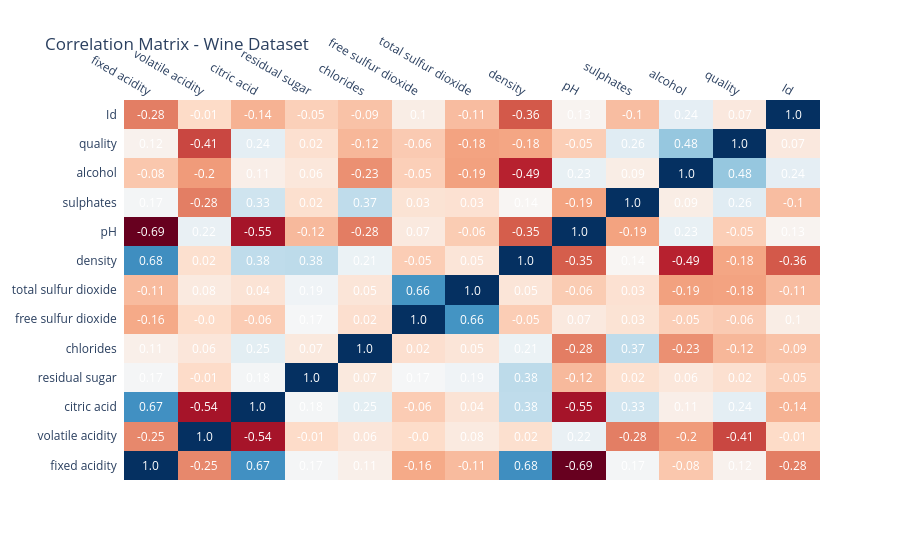

Notebook code cell kept with this figure:
### Code cell
corr = df.corr()

fig = ff.create_annotated_heatmap(
    z=corr.values,
    x=list(corr.columns),
    y=list(corr.index),
    annotation_text=np.round(corr.values,2),
    colorscale="RdBu"
)

fig.update_layout(title="Correlation Matrix - Wine Dataset")
fig.show()

### Figure 1 — Plotly figure (JSON) as saved in the notebook; plotly's stock layout.template omitted (floating-point values rounded to 4 significant figures; data arrays with more than 128 entries replaced by an {"elided": "..."} marker saying what was removed)
{"data": [{"colorscale": [[0, "rgb(103,0,31)"], [0.1, "rgb(178,24,43)"], [0.2, "rgb(214,96,77)"], [0.3, "rgb(244,165,130)"], [0.4, "rgb(253,219,199)"], [0.5, "rgb(247,247,247)"], [0.6, "rgb(209,229,240)"], [0.7, "rgb(146,197,222)"], [0.8, "rgb(67,147,195)"], [0.9, "rgb(33,102,172)"], [1, "rgb(5,48,97)"]], "reversescale": false, "showscale": false, "type": "heatmap", "x": ["fixed acidity", "volatile acidity", "citric acid", "residual sugar", "chlorides", "free sulfur dioxide", "total sulfur dioxide", "density", "pH", "sulphates", "alcohol", "quality", "Id"], "y": ["fixed acidity", "volatile acidity", "citric acid", "residual sugar", "chlorides", "free sulfur dioxide", "total sulfur dioxide", "density", "pH", "sulphates", "alcohol", "quality", "Id"], "z": {"elided": "13x13 float values"}}], "layout": {"annotations": [{"font": {"color": "#FFFFFF"}, "showarrow": false, "text": "1.0", "x": "fixed acidity", "xref": "x", "y": "fixed acidity", "yref": "y"}, {"font": {"color": "#FFFFFF"}, "showarrow": false, "text": "-0.25", "x": "volatile acidity", "xref": "x", "y": "fixed acidity", "yref": "y"}, {"font": {"color": "#FFFFFF"}, "showarrow": false, "text": "0.67", "x": "citric acid", "xref": "x", "y": "fixed acidity", "yref": "y"}, {"font": {"color": "#FFFFFF"}, "showarrow": false, "text": "0.17", "x": "residual sugar", "xref": "x", "y": "fixed acidity", "yref": "y"}, {"font": {"color": "#FFFFFF"}, "showarrow": false, "text": "0.11", "x": "chlorides", "xref": "x", "y": "fixed acidity", "yref": "y"}, {"font": {"color": "#FFFFFF"}, "showarrow": false, "text": "-0.16", "x": "free sulfur dioxide", "xref": "x", "y": "fixed acidity", "yref": "y"}, {"font": {"color": "#FFFFFF"}, "showarrow": false, "text": "-0.11", "x": "total sulfur dioxide", "xref": "x", "y": "fixed acidity", "yref": "y"}, {"font": {"color": "#FFFFFF"}, "showarrow": false, "text": "0.68", "x": "density", "xref": "x", "y": "fixed acidity", "yref": "y"}, {"font": {"color": "#FFFFFF"}, "showarrow": false, "text": "-0.69", "x": "pH", "xref": "x", "y": "fixed acidity", "yref": "y"}, {"font": {"color": "#FFFFFF"}, "showarrow": false, "text": "0.17", "x": "sulphates", "xref": "x", "y": "fixed acidity", "yref": "y"}, {"font": {"color": "#FFFFFF"}, "showarrow": false, "text": "-0.08", "x": "alcohol", "xref": "x", "y": "fixed acidity", "yref": "y"}, {"font": {"color": "#FFFFFF"}, "showarrow": false, "text": "0.12", "x": "quality", "xref": "x", "y": "fixed acidity", "yref": "y"}, {"font": {"color": "#FFFFFF"}, "showarrow": false, "text": "-0.28", "x": "Id", "xref": "x", "y": "fixed acidity", "yref": "y"}, {"font": {"color": "#FFFFFF"}, "showarrow": false, "text": "-0.25", "x": "fixed acidity", "xref": "x", "y": "volatile acidity", "yref": "y"}, {"font": {"color": "#FFFFFF"}, "showarrow": false, "text": "1.0", "x": "volatile acidity", "xref": "x", "y": "volatile acidity", "yref": "y"}, {"font": {"color": "#FFFFFF"}, "showarrow": false, "text": "-0.54", "x": "citric acid", "xref": "x", "y": "volatile acidity", "yref": "y"}, {"font": {"color": "#FFFFFF"}, "showarrow": false, "text": "-0.01", "x": "residual sugar", "xref": "x", "y": "volatile acidity", "yref": "y"}, {"font": {"color": "#FFFFFF"}, "showarrow": false, "text": "0.06", "x": "chlorides", "xref": "x", "y": "volatile acidity", "yref": "y"}, {"font": {"color": "#FFFFFF"}, "showarrow": false, "text": "-0.0", "x": "free sulfur dioxide", "xref": "x", "y": "volatile acidity", "yref": "y"}, {"font": {"color": "#FFFFFF"}, "showarrow": false, "text": "0.08", "x": "total sulfur dioxide", "xref": "x", "y": "volatile acidity", "yref": "y"}, {"font": {"color": "#FFFFFF"}, "showarrow": false, "text": "0.02", "x": "density", "xref": "x", "y": "volatile acidity", "yref": "y"}, {"font": {"color": "#FFFFFF"}, "showarrow": false, "text": "0.22", "x": "pH", "xref": "x", "y": "volatile acidity", "yref": "y"}, {"font": {"color": "#FFFFFF"}, "showarrow": false, "text": "-0.28", "x": "sulphates", "xref": "x", "y": "volatile acidity", "yref": "y"}, {"font": {"color": "#FFFFFF"}, "showarrow": false, "text": "-0.2", "x": "alcohol", "xref": "x", "y": "volatile acidity", "yref": "y"}, {"font": {"color": "#FFFFFF"}, "showarrow": false, "text": "-0.41", "x": "quality", "xref": "x", "y": "volatile acidity", "yref": "y"}, {"font": {"color": "#FFFFFF"}, "showarrow": false, "text": "-0.01", "x": "Id", "xref": "x", "y": "volatile acidity", "yref": "y"}, {"font": {"color": "#FFFFFF"}, "showarrow": false, "text": "0.67", "x": "fixed acidity", "xref": "x", "y": "citric acid", "yref": "y"}, {"font": {"color": "#FFFFFF"}, "showarrow": false, "text": "-0.54", "x": "volatile acidity", "xref": "x", "y": "citric acid", "yref": "y"}, {"font": {"color": "#FFFFFF"}, "showarrow": false, "text": "1.0", "x": "citric acid", "xref": "x", "y": "citric acid", "yref": "y"}, {"font": {"color": "#FFFFFF"}, "showarrow": false, "text": "0.18", "x": "residual sugar", "xref": "x", "y": "citric acid", "yref": "y"}, {"font": {"color": "#FFFFFF"}, "showarrow": false, "text": "0.25", "x": "chlorides", "xref": "x", "y": "citric acid", "yref": "y"}, {"font": {"color": "#FFFFFF"}, "showarrow": false, "text": "-0.06", "x": "free sulfur dioxide", "xref": "x", "y": "citric acid", "yref": "y"}, {"font": {"color": "#FFFFFF"}, "showarrow": false, "text": "0.04", "x": "total sulfur dioxide", "xref": "x", "y": "citric acid", "yref": "y"}, {"font": {"color": "#FFFFFF"}, "showarrow": false, "text": "0.38", "x": "density", "xref": "x", "y": "citric acid", "yref": "y"}, {"font": {"color": "#FFFFFF"}, "showarrow": false, "text": "-0.55", "x": "pH", "xref": "x", "y": "citric acid", "yref": "y"}, {"font": {"color": "#FFFFFF"}, "showarrow": false, "text": "0.33", "x": "sulphates", "xref": "x", "y": "citric acid", "yref": "y"}, {"font": {"color": "#FFFFFF"}, "showarrow": false, "text": "0.11", "x": "alcohol", "xref": "x", "y": "citric acid", "yref": "y"}, {"font": {"color": "#FFFFFF"}, "showarrow": false, "text": "0.24", "x": "quality", "xref": "x", "y": "citric acid", "yref": "y"}, {"font": {"color": "#FFFFFF"}, "showarrow": false, "text": "-0.14", "x": "Id", "xref": "x", "y": "citric acid", "yref": "y"}, {"font": {"color": "#FFFFFF"}, "showarrow": false, "text": "0.17", "x": "fixed acidity", "xref": "x", "y": "residual sugar", "yref": "y"}, {"font": {"color": "#FFFFFF"}, "showarrow": false, "text": "-0.01", "x": "volatile acidity", "xref": "x", "y": "residual sugar", "yref": "y"}, {"font": {"color": "#FFFFFF"}, "showarrow": false, "text": "0.18", "x": "citric acid", "xref": "x", "y": "residual sugar", "yref": "y"}, {"font": {"color": "#FFFFFF"}, "showarrow": false, "text": "1.0", "x": "residual sugar", "xref": "x", "y": "residual sugar", "yref": "y"}, {"font": {"color": "#FFFFFF"}, "showarrow": false, "text": "0.07", "x": "chlorides", "xref": "x", "y": "residual sugar", "yref": "y"}, {"font": {"color": "#FFFFFF"}, "showarrow": false, "text": "0.17", "x": "free sulfur dioxide", "xref": "x", "y": "residual sugar", "yref": "y"}, {"font": {"color": "#FFFFFF"}, "showarrow": false, "text": "0.19", "x": "total sulfur dioxide", "xref": "x", "y": "residual sugar", "yref": "y"}, {"font": {"color": "#FFFFFF"}, "showarrow": false, "text": "0.38", "x": "density", "xref": "x", "y": "residual sugar", "yref": "y"}, {"font": {"color": "#FFFFFF"}, "showarrow": false, "text": "-0.12", "x": "pH", "xref": "x", "y": "residual sugar", "yref": "y"}, {"font": {"color": "#FFFFFF"}, "showarrow": false, "text": "0.02", "x": "sulphates", "xref": "x", "y": "residual sugar", "yref": "y"}, {"font": {"color": "#FFFFFF"}, "showarrow": false, "text": "0.06", "x": "alcohol", "xref": "x", "y": "residual sugar", "yref": "y"}, {"font": {"color": "#FFFFFF"}, "showarrow": false, "text": "0.02", "x": "quality", "xref": "x", "y": "residual sugar", "yref": "y"}, {"font": {"color": "#FFFFFF"}, "showarrow": false, "text": "-0.05", "x": "Id", "xref": "x", "y": "residual sugar", "yref": "y"}, {"font": {"color": "#FFFFFF"}, "showarrow": false, "text": "0.11", "x": "fixed acidity", "xref": "x", "y": "chlorides", "yref": "y"}, {"font": {"color": "#FFFFFF"}, "showarrow": false, "text": "0.06", "x": "volatile acidity", "xref": "x", "y": "chlorides", "yref": "y"}, {"font": {"color": "#FFFFFF"}, "showarrow": false, "text": "0.25", "x": "citric acid", "xref": "x", "y": "chlorides", "yref": "y"}, {"font": {"color": "#FFFFFF"}, "showarrow": false, "text": "0.07", "x": "residual sugar", "xref": "x", "y": "chlorides", "yref": "y"}, {"font": {"color": "#FFFFFF"}, "showarrow": false, "text": "1.0", "x": "chlorides", "xref": "x", "y": "chlorides", "yref": "y"}, {"font": {"color": "#FFFFFF"}, "showarrow": false, "text": "0.02", "x": "free sulfur dioxide", "xref": "x", "y": "chlorides", "yref": "y"}, {"font": {"color": "#FFFFFF"}, "showarrow": false, "text": "0.05", "x": "total sulfur dioxide", "xref": "x", "y": "chlorides", "yref": "y"}, {"font": {"color": "#FFFFFF"}, "showarrow": false, "text": "0.21", "x": "density", "xref": "x", "y": "chlorides", "yref": "y"}, {"font": {"color": "#FFFFFF"}, "showarrow": false, "text": "-0.28", "x": "pH", "xref": "x", "y": "chlorides", "yref": "y"}, {"font": {"color": "#FFFFFF"}, "showarrow": false, "text": "0.37", "x": "sulphates", "xref": "x", "y": "chlorides", "yref": "y"}, {"font": {"color": "#FFFFFF"}, "showarrow": false, "text": "-0.23", "x": "alcohol", "xref": "x", "y": "chlorides", "yref": "y"}, {"font": {"color": "#FFFFFF"}, "showarrow": false, "text": "-0.12", "x": "quality", "xref": "x", "y": "chlorides", "yref": "y"}, {"font": {"color": "#FFFFFF"}, "showarrow": false, "text": "-0.09", "x": "Id", "xref": "x", "y": "chlorides", "yref": "y"}, {"font": {"color": "#FFFFFF"}, "showarrow": false, "text": "-0.16", "x": "fixed acidity", "xref": "x", "y": "free sulfur dioxide", "yref": "y"}, {"font": {"color": "#FFFFFF"}, "showarrow": false, "text": "-0.0", "x": "volatile acidity", "xref": "x", "y": "free sulfur dioxide", "yref": "y"}, {"font": {"color": "#FFFFFF"}, "showarrow": false, "text": "-0.06", "x": "citric acid", "xref": "x", "y": "free sulfur dioxide", "yref": "y"}, {"font": {"color": "#FFFFFF"}, "showarrow": false, "text": "0.17", "x": "residual sugar", "xref": "x", "y": "free sulfur dioxide", "yref": "y"}, {"font": {"color": "#FFFFFF"}, "showarrow": false, "text": "0.02", "x": "chlorides", "xref": "x", "y": "free sulfur dioxide", "yref": "y"}, {"font": {"color": "#FFFFFF"}, "showarrow": false, "text": "1.0", "x": "free sulfur dioxide", "xref": "x", "y": "free sulfur dioxide", "yref": "y"}, {"font": {"color": "#FFFFFF"}, "showarrow": false, "text": "0.66", "x": "total sulfur dioxide", "xref": "x", "y": "free sulfur dioxide", "yref": "y"}, {"font": {"color": "#FFFFFF"}, "showarrow": false, "text": "-0.05", "x": "density", "xref": "x", "y": "free sulfur dioxide", "yref": "y"}, {"font": {"color": "#FFFFFF"}, "showarrow": false, "text": "0.07", "x": "pH", "xref": "x", "y": "free sulfur dioxide", "yref": "y"}, {"font": {"color": "#FFFFFF"}, "showarrow": false, "text": "0.03", "x": "sulphates", "xref": "x", "y": "free sulfur dioxide", "yref": "y"}, {"font": {"color": "#FFFFFF"}, "showarrow": false, "text": "-0.05", "x": "alcohol", "xref": "x", "y": "free sulfur dioxide", "yref": "y"}, {"font": {"color": "#FFFFFF"}, "showarrow": false, "text": "-0.06", "x": "quality", "xref": "x", "y": "free sulfur dioxide", "yref": "y"}, {"font": {"color": "#FFFFFF"}, "showarrow": false, "text": "0.1", "x": "Id", "xref": "x", "y": "free sulfur dioxide", "yref": "y"}, {"font": {"color": "#FFFFFF"}, "showarrow": false, "text": "-0.11", "x": "fixed acidity", "xref": "x", "y": "total sulfur dioxide", "yref": "y"}, {"font": {"color": "#FFFFFF"}, "showarrow": false, "text": "0.08", "x": "volatile acidity", "xref": "x", "y": "total sulfur dioxide", "yref": "y"}, {"font": {"color": "#FFFFFF"}, "showarrow": false, "text": "0.04", "x": "citric acid", "xref": "x", "y": "total sulfur dioxide", "yref": "y"}, {"font": {"color": "#FFFFFF"}, "showarrow": false, "text": "0.19", "x": "residual sugar", "xref": "x", "y": "total sulfur dioxide", "yref": "y"}, {"font": {"color": "#FFFFFF"}, "showarrow": false, "text": "0.05", "x": "chlorides", "xref": "x", "y": "total sulfur dioxide", "yref": "y"}, {"font": {"color": "#FFFFFF"}, "showarrow": false, "text": "0.66", "x": "free sulfur dioxide", "xref": "x", "y": "total sulfur dioxide", "yref": "y"}, {"font": {"color": "#FFFFFF"}, "showarrow": false, "text": "1.0", "x": "total sulfur dioxide", "xref": "x", "y": "total sulfur dioxide", "yref": "y"}, {"font": {"color": "#FFFFFF"}, "showarrow": false, "text": "0.05", "x": "density", "xref": "x", "y": "total sulfur dioxide", "yref": "y"}, {"font": {"color": "#FFFFFF"}, "showarrow": false, "text": "-0.06", "x": "pH", "xref": "x", "y": "total sulfur dioxide", "yref": "y"}, {"font": {"color": "#FFFFFF"}, "showarrow": false, "text": "0.03", "x": "sulphates", "xref": "x", "y": "total sulfur dioxide", "yref": "y"}, {"font": {"color": "#FFFFFF"}, "showarrow": false, "text": "-0.19", "x": "alcohol", "xref": "x", "y": "total sulfur dioxide", "yref": "y"}, {"font": {"color": "#FFFFFF"}, "showarrow": false, "text": "-0.18", "x": "quality", "xref": "x", "y": "total sulfur dioxide", "yref": "y"}, {"font": {"color": "#FFFFFF"}, "showarrow": false, "text": "-0.11", "x": "Id", "xref": "x", "y": "total sulfur dioxide", "yref": "y"}, {"font": {"color": "#FFFFFF"}, "showarrow": false, "text": "0.68", "x": "fixed acidity", "xref": "x", "y": "density", "yref": "y"}, {"font": {"color": "#FFFFFF"}, "showarrow": false, "text": "0.02", "x": "volatile acidity", "xref": "x", "y": "density", "yref": "y"}, {"font": {"color": "#FFFFFF"}, "showarrow": false, "text": "0.38", "x": "citric acid", "xref": "x", "y": "density", "yref": "y"}, {"font": {"color": "#FFFFFF"}, "showarrow": false, "text": "0.38", "x": "residual sugar", "xref": "x", "y": "density", "yref": "y"}, {"font": {"color": "#FFFFFF"}, "showarrow": false, "text": "0.21", "x": "chlorides", "xref": "x", "y": "density", "yref": "y"}, {"font": {"color": "#FFFFFF"}, "showarrow": false, "text": "-0.05", "x": "free sulfur dioxide", "xref": "x", "y": "density", "yref": "y"}, {"font": {"color": "#FFFFFF"}, "showarrow": false, "text": "0.05", "x": "total sulfur dioxide", "xref": "x", "y": "density", "yref": "y"}, {"font": {"color": "#FFFFFF"}, "showarrow": false, "text": "1.0", "x": "density", "xref": "x", "y": "density", "yref": "y"}, {"font": {"color": "#FFFFFF"}, "showarrow": false, "text": "-0.35", "x": "pH", "xref": "x", "y": "density", "yref": "y"}, {"font": {"color": "#FFFFFF"}, "showarrow": false, "text": "0.14", "x": "sulphates", "xref": "x", "y": "density", "yref": "y"}, {"font": {"color": "#FFFFFF"}, "showarrow": false, "text": "-0.49", "x": "alcohol", "xref": "x", "y": "density", "yref": "y"}, {"font": {"color": "#FFFFFF"}, "showarrow": false, "text": "-0.18", "x": "quality", "xref": "x", "y": "density", "yref": "y"}, {"font": {"color": "#FFFFFF"}, "showarrow": false, "text": "-0.36", "x": "Id", "xref": "x", "y": "density", "yref": "y"}, {"font": {"color": "#FFFFFF"}, "showarrow": false, "text": "-0.69", "x": "fixed acidity", "xref": "x", "y": "pH", "yref": "y"}, {"font": {"color": "#FFFFFF"}, "showarrow": false, "text": "0.22", "x": "volatile acidity", "xref": "x", "y": "pH", "yref": "y"}, {"font": {"color": "#FFFFFF"}, "showarrow": false, "text": "-0.55", "x": "citric acid", "xref": "x", "y": "pH", "yref": "y"}, {"font": {"color": "#FFFFFF"}, "showarrow": false, "text": "-0.12", "x": "residual sugar", "xref": "x", "y": "pH", "yref": "y"}, {"font": {"color": "#FFFFFF"}, "showarrow": false, "text": "-0.28", "x": "chlorides", "xref": "x", "y": "pH", "yref": "y"}, {"font": {"color": "#FFFFFF"}, "showarrow": false, "text": "0.07", "x": "free sulfur dioxide", "xref": "x", "y": "pH", "yref": "y"}, {"font": {"color": "#FFFFFF"}, "showarrow": false, "text": "-0.06", "x": "total sulfur dioxide", "xref": "x", "y": "pH", "yref": "y"}, {"font": {"color": "#FFFFFF"}, "showarrow": false, "text": "-0.35", "x": "density", "xref": "x", "y": "pH", "yref": "y"}, {"font": {"color": "#FFFFFF"}, "showarrow": false, "text": "1.0", "x": "pH", "xref": "x", "y": "pH", "yref": "y"}, {"font": {"color": "#FFFFFF"}, "showarrow": false, "text": "-0.19", "x": "sulphates", "xref": "x", "y": "pH", "yref": "y"}, {"font": {"color": "#FFFFFF"}, "showarrow": false, "text": "0.23", "x": "alcohol", "xref": "x", "y": "pH", "yref": "y"}, {"font": {"color": "#FFFFFF"}, "showarrow": false, "text": "-0.05", "x": "quality", "xref": "x", "y": "pH", "yref": "y"}, {"font": {"color": "#FFFFFF"}, "showarrow": false, "text": "0.13", "x": "Id", "xref": "x", "y": "pH", "yref": "y"}, {"font": {"color": "#FFFFFF"}, "showarrow": false, "text": "0.17", "x": "fixed acidity", "xref": "x", "y": "sulphates", "yref": "y"}, {"font": {"color": "#FFFFFF"}, "showarrow": false, "text": "-0.28", "x": "volatile acidity", "xref": "x", "y": "sulphates", "yref": "y"}, {"font": {"color": "#FFFFFF"}, "showarrow": false, "text": "0.33", "x": "citric acid", "xref": "x", "y": "sulphates", "yref": "y"}, {"font": {"color": "#FFFFFF"}, "showarrow": false, "text": "0.02", "x": "residual sugar", "xref": "x", "y": "sulphates", "yref": "y"}, {"font": {"color": "#FFFFFF"}, "showarrow": false, "text": "0.37", "x": "chlorides", "xref": "x", "y": "sulphates", "yref": "y"}, {"font": {"color": "#FFFFFF"}, "showarrow": false, "text": "0.03", "x": "free sulfur dioxide", "xref": "x", "y": "sulphates", "yref": "y"}, {"font": {"color": "#FFFFFF"}, "showarrow": false, "text": "0.03", "x": "total sulfur dioxide", "xref": "x", "y": "sulphates", "yref": "y"}, {"font": {"color": "#FFFFFF"}, "showarrow": false, "text": "0.14", "x": "density", "xref": "x", "y": "sulphates", "yref": "y"}, {"font": {"color": "#FFFFFF"}, "showarrow": false, "text": "-0.19", "x": "pH", "xref": "x", "y": "sulphates", "yref": "y"}, {"font": {"color": "#FFFFFF"}, "showarrow": false, "text": "1.0", "x": "sulphates", "xref": "x", "y": "sulphates", "yref": "y"}, {"font": {"color": "#FFFFFF"}, "showarrow": false, "text": "0.09", "x": "alcohol", "xref": "x", "y": "sulphates", "yref": "y"}, {"font": {"color": "#FFFFFF"}, "showarrow": false, "text": "0.26", "x": "quality", "xref": "x", "y": "sulphates", "yref": "y"}, {"font": {"color": "#FFFFFF"}, "showarrow": false, "text": "-0.1", "x": "Id", "xref": "x", "y": "sulphates", "yref": "y"}, {"font": {"color": "#FFFFFF"}, "showarrow": false, "text": "-0.08", "x": "fixed acidity", "xref": "x", "y": "alcohol", "yref": "y"}, {"font": {"color": "#FFFFFF"}, "showarrow": false, "text": "-0.2", "x": "volatile acidity", "xref": "x", "y": "alcohol", "yref": "y"}, {"font": {"color": "#FFFFFF"}, "showarrow": false, "text": "0.11", "x": "citric acid", "xref": "x", "y": "alcohol", "yref": "y"}, {"font": {"color": "#FFFFFF"}, "showarrow": false, "text": "0.06", "x": "residual sugar", "xref": "x", "y": "alcohol", "yref": "y"}, {"font": {"color": "#FFFFFF"}, "showarrow": false, "text": "-0.23", "x": "chlorides", "xref": "x", "y": "alcohol", "yref": "y"}, {"font": {"color": "#FFFFFF"}, "showarrow": false, "text": "-0.05", "x": "free sulfur dioxide", "xref": "x", "y": "alcohol", "yref": "y"}, {"font": {"color": "#FFFFFF"}, "showarrow": false, "text": "-0.19", "x": "total sulfur dioxide", "xref": "x", "y": "alcohol", "yref": "y"}, {"font": {"color": "#FFFFFF"}, "showarrow": false, "text": "-0.49", "x": "density", "xref": "x", "y": "alcohol", "yref": "y"}, {"font": {"color": "#FFFFFF"}, "showarrow": false, "text": "0.23", "x": "pH", "xref": "x", "y": "alcohol", "yref": "y"}, {"font": {"color": "#FFFFFF"}, "showarrow": false, "text": "0.09", "x": "sulphates", "xref": "x", "y": "alcohol", "yref": "y"}, {"font": {"color": "#FFFFFF"}, "showarrow": false, "text": "1.0", "x": "alcohol", "xref": "x", "y": "alcohol", "yref": "y"}, {"font": {"color": "#FFFFFF"}, "showarrow": false, "text": "0.48", "x": "quality", "xref": "x", "y": "alcohol", "yref": "y"}, {"font": {"color": "#FFFFFF"}, "showarrow": false, "text": "0.24", "x": "Id", "xref": "x", "y": "alcohol", "yref": "y"}, {"font": {"color": "#FFFFFF"}, "showarrow": false, "text": "0.12", "x": "fixed acidity", "xref": "x", "y": "quality", "yref": "y"}, {"font": {"color": "#FFFFFF"}, "showarrow": false, "text": "-0.41", "x": "volatile acidity", "xref": "x", "y": "quality", "yref": "y"}, {"font": {"color": "#FFFFFF"}, "showarrow": false, "text": "0.24", "x": "citric acid", "xref": "x", "y": "quality", "yref": "y"}, {"font": {"color": "#FFFFFF"}, "showarrow": false, "text": "0.02", "x": "residual sugar", "xref": "x", "y": "quality", "yref": "y"}, {"font": {"color": "#FFFFFF"}, "showarrow": false, "text": "-0.12", "x": "chlorides", "xref": "x", "y": "quality", "yref": "y"}, {"font": {"color": "#FFFFFF"}, "showarrow": false, "text": "-0.06", "x": "free sulfur dioxide", "xref": "x", "y": "quality", "yref": "y"}, {"font": {"color": "#FFFFFF"}, "showarrow": false, "text": "-0.18", "x": "total sulfur dioxide", "xref": "x", "y": "quality", "yref": "y"}, {"font": {"color": "#FFFFFF"}, "showarrow": false, "text": "-0.18", "x": "density", "xref": "x", "y": "quality", "yref": "y"}, {"font": {"color": "#FFFFFF"}, "showarrow": false, "text": "-0.05", "x": "pH", "xref": "x", "y": "quality", "yref": "y"}, {"font": {"color": "#FFFFFF"}, "showarrow": false, "text": "0.26", "x": "sulphates", "xref": "x", "y": "quality", "yref": "y"}, {"font": {"color": "#FFFFFF"}, "showarrow": false, "text": "0.48", "x": "alcohol", "xref": "x", "y": "quality", "yref": "y"}, {"font": {"color": "#FFFFFF"}, "showarrow": false, "text": "1.0", "x": "quality", "xref": "x", "y": "quality", "yref": "y"}, {"font": {"color": "#FFFFFF"}, "showarrow": false, "text": "0.07", "x": "Id", "xref": "x", "y": "quality", "yref": "y"}, {"font": {"color": "#FFFFFF"}, "showarrow": false, "text": "-0.28", "x": "fixed acidity", "xref": "x", "y": "Id", "yref": "y"}, {"font": {"color": "#FFFFFF"}, "showarrow": false, "text": "-0.01", "x": "volatile acidity", "xref": "x", "y": "Id", "yref": "y"}, {"font": {"color": "#FFFFFF"}, "showarrow": false, "text": "-0.14", "x": "citric acid", "xref": "x", "y": "Id", "yref": "y"}, {"font": {"color": "#FFFFFF"}, "showarrow": false, "text": "-0.05", "x": "residual sugar", "xref": "x", "y": "Id", "yref": "y"}, {"font": {"color": "#FFFFFF"}, "showarrow": false, "text": "-0.09", "x": "chlorides", "xref": "x", "y": "Id", "yref": "y"}, {"font": {"color": "#FFFFFF"}, "showarrow": false, "text": "0.1", "x": "free sulfur dioxide", "xref": "x", "y": "Id", "yref": "y"}, {"font": {"color": "#FFFFFF"}, "showarrow": false, "text": "-0.11", "x": "total sulfur dioxide", "xref": "x", "y": "Id", "yref": "y"}, {"font": {"color": "#FFFFFF"}, "showarrow": false, "text": "-0.36", "x": "density", "xref": "x", "y": "Id", "yref": "y"}, {"font": {"color": "#FFFFFF"}, "showarrow": false, "text": "0.13", "x": "pH", "xref": "x", "y": "Id", "yref": "y"}, {"font": {"color": "#FFFFFF"}, "showarrow": false, "text": "-0.1", "x": "sulphates", "xref": "x", "y": "Id", "yref": "y"}, {"font": {"color": "#FFFFFF"}, "showarrow": false, "text": "0.24", "x": "alcohol", "xref": "x", "y": "Id", "yref": "y"}, {"font": {"color": "#FFFFFF"}, "showarrow": false, "text": "0.07", "x": "quality", "xref": "x", "y": "Id", "yref": "y"}, {"font": {"color": "#FFFFFF"}, "showarrow": false, "text": "1.0", "x": "Id", "xref": "x", "y": "Id", "yref": "y"}], "title": {"text": "Correlation Matrix - Wine Dataset"}, "xaxis": {"dtick": 1, "gridcolor": "rgb(0, 0, 0)", "side": "top", "ticks": ""}, "yaxis": {"dtick": 1, "ticks": "", "ticksuffix": "  "}}}
